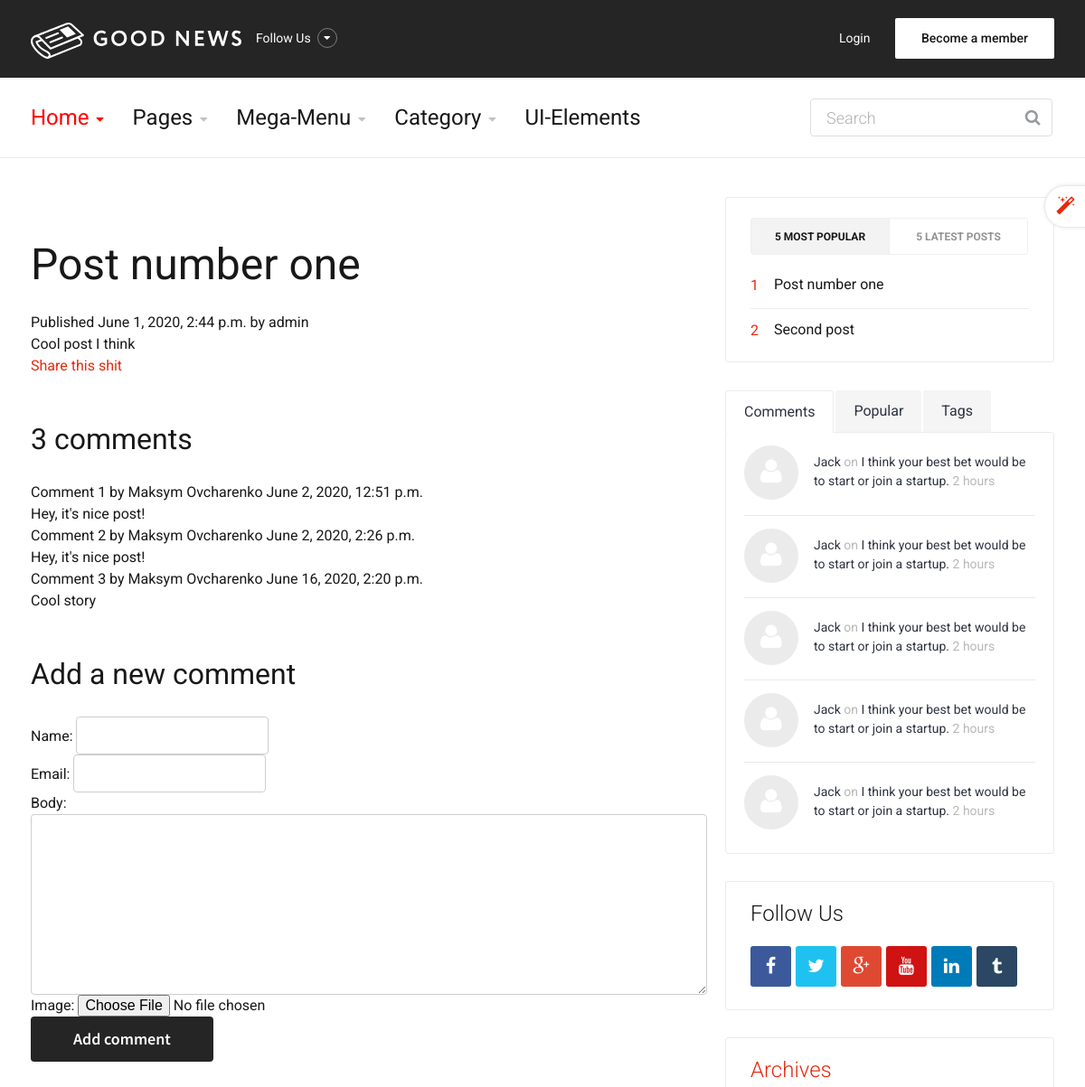
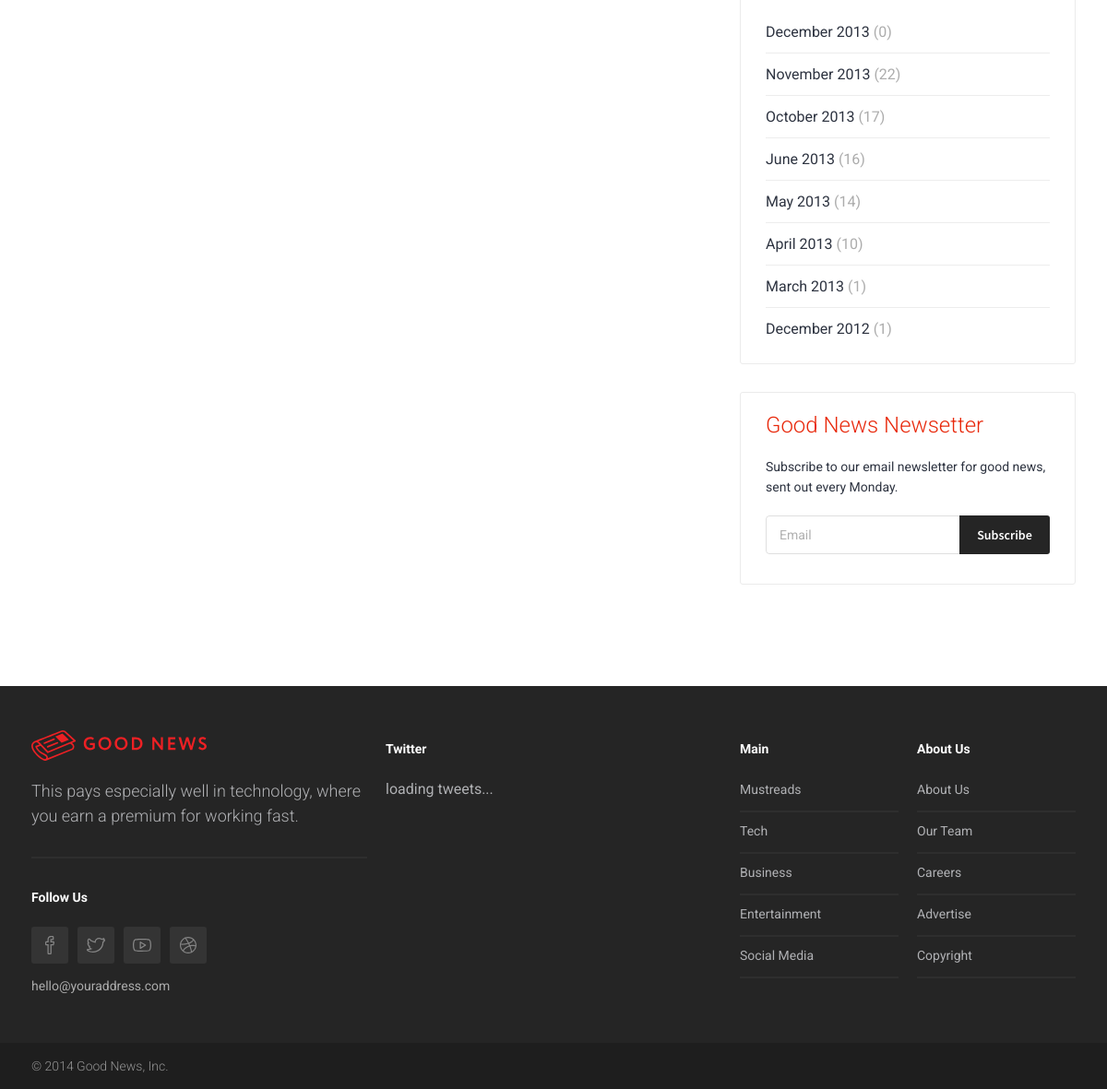
Screenshot of /blog/2020/6/1/post-number-one/ with the database file from the repository (2 pictures, top to bottom).
### blog/models.py (models this page shows, shortened)
class Post(models.Model):
	STATUS_CHOICES = (
		('draft', 'Draft'),
		('published', 'Published'),
	)
	title = models.CharField(max_length=250)   # заголовок статьи
	slug = models.SlugField(max_length=250, unique_for_date='publish')   # формирования URL-ов в виде букв и цифр для улучшения распознавания поисковой системой
	author = models.ForeignKey(User, on_delete=models.CASCADE, related_name='blog_posts')   # автор публикации
	body = models.TextField()   # сама статья
	publish = models.DateTimeField(default=timezone.now)   # время когда опубликовано
	created = models.DateTimeField(auto_now_add=True)   # время создания
	updated = models.DateTimeField(auto_now=True)   # время редактирования
	status = models.CharField(max_length=10, choices=STATUS_CHOICES, default='draft')  # статус блога (например "опубликовано")
	objects = models.Manager()  # Менеджер по умолчанию
	published = PublishedManager()  # Новый менеджер
	tags = TaggableManager()
	class Meta:
		ordering = ('-publish',)  # сортировка статей по дате публикация (по убыванию)
	def get_absolute_url(self):
		return reverse('blog:post_detail', args=[self.publish.year, self.publish.month, self.publish.day, self.slug])

class Comment(models.Model):
	post = models.ForeignKey(Post, on_delete=models.CASCADE, related_name='comments')  # делаем отношение "один ко многим", что бы в статье можно было оставлять несколько комментариев
	name = models.CharField(max_length=80)
	email = models.EmailField()
	title = models.CharField(max_length=50)
	body = models.TextField()
	image = models.ImageField(upload_to='comments/images/', blank=True)
	created = models.DateTimeField(auto_now_add=True)
	updated = models.DateTimeField(auto_now=True)
	active = models.BooleanField(default=True)  # Добавляем булевое поле, что бы можно было скрывать определенные комментарии
	class Meta:
		ordering = ('created',)

### blog/views.py (the view)
# urls.py: path('<int:year>/<int:month>/<int:day>/<slug:post>/', views.post_detail, name='post_detail'),
def post_detail(request, year, month, day, post):  # делаем переход на определенный пост с небольшим описанием в виде даты добавления поста
	post = get_object_or_404(Post, slug=post, status='published', publish__year=year, publish__month=month, publish__day=day)
	comments = post.comments.filter(active=True)
	new_comment = None
	if request.method == 'POST':
		comment_form = CommentForm(request.POST, request.FILES)
		if comment_form.is_valid():
			new_comment = comment_form.save(commit=False)
			new_comment.post = post
			new_comment.save()
			return render(request, 'blog/post/detail.html', {'post': post, 'comments': comments, 'new_comment': new_comment, 'comment_form': comment_form})
	else:
		comment_form = CommentForm()
		return render(request, 'blog/post/detail.html', {'post': post, 'comments': comments, 'new_comment': new_comment, 'comment_form': comment_form})  #

### blog/forms.py
class CommentForm(forms.ModelForm):
 	class Meta:
 		model = Comment
 		fields = ('name', 'email', 'body', 'image')

### blog/models.py (called while the page is built)
	def get_queryset(self):
		return super().get_queryset().filter(status='published')

### blog/templatetags/blog_tags.py (called while the page is built)
@register.inclusion_tag('blog/post/latest_posts.html')
def show_latest_posts(count=5):
	latest_posts = Post.published.order_by('-publish')[:count]
	return {'latest_posts': latest_posts}

@register.simple_tag
def get_most_commented_posts(count=5):
	return Post.published.annotate(total_comments=Count('comments')).order_by('total_comments')[:count]

### blog/templates/blog/post/detail.html (shortened to what this page needs)
{% extends "blog/base.html" %}
{% block content %}
 	<h1>{{ post.title }}</h1>
 	<p class="date">Published {{ post.publish }} by {{ post.author }}</p>
 	{{ post.body|linebreaks }}
 	<p>
 		<a href="{% url 'blog:post_share' post.id %}">Share this shit</a>
	</p>
	{% with comments.count as total_comments %}
 		<h2>{{ total_comments }} comment{{ total_comments|pluralize }}</h2>
	{% endwith %}
	{% for comment in comments %}
 		<div class="comment">
 			<p class="info">
 				Comment {{ forloop.counter }} by {{ comment.name }}
 				{{ comment.created }}
 			</p>
			 {{ comment.body|linebreaks }}
 		</div>
	{% empty %}
 		<p>There are no comments yet.</p>
	{% endfor %}
	{% if new_comment %}
 		<h2>Your comment has been added.</h2>
	{% else %}
 		<h2>Add a new comment</h2>
 		<form action="." method="post" enctype="multipart/form-data">
 			{{ comment_form.as_p }}
 			<p><input type="submit" value="Add comment"></p>
 		</form>
	{% endif %}
{% endblock %}

### blog/templates/blog/base.html (shortened to what this page needs)
<!DOCTYPE html>
{% load blog_tags %}
{% load static %}
<head>
	<link rel="stylesheet" type="text/css" href="{% static 'css/bootstrap.css' %}" >
	<link rel="stylesheet" type="text/css" href="{% static 'css/style.css' %}">
    <link rel="stylesheet" type="text/css" href="{% static 'css/colors/color1.css' %}">
	<link rel="stylesheet" type="text/css" href="{% static 'css/animate.css' %}">
</head>
<body>
   	<header id="header" class="header">
	   	<div class="top-wrap">
			<div class="container">
				<div class="row">
					<div class="col-md-6">
		              	<div id="logo" class="logo">
							<a href="index.html" rel="home" title="home">
								<img src="{% static 'images/logo.svg' %}" alt="Good News" />
							</a>
		            	</div>
		            	<div class="follow-us">
			            	<div class="follow-title">
			            		Follow Us
			            	</div>
		            	</div>
		            </div>
		            <div class="col-md-6">
		            	<div class="member-area">
		            		<span class="login-popup"><a href="#login-modal">Login</a></span>
		            		<span class="signup-popup"><a href="#signup-modal">Become a member</a></span>
		            	</div>
		            </div>
	            </div>
	         </div>
	   	</div>
		<div class="header-wrap">
		 <div class="container">
		    <div class="row">
				<div class="col-md-9">
					<nav id="mainnav" class="mainnav">
						<ul class="menu">
							<li class="has-children"><a class="active" href="index-2.html">Home</a>
							</li>
							<li class="has-children"><a href="#">Pages</a>
							</li>
							<li class="gn-mega-menu"><a href="category.html">Mega-Menu</a>
							</li>
							<li class="has-children"><a href="category.html">Category</a>
							</li>
							<li><a href="ui-elements.html">UI-Elements</a></li>
						</ul>
					</nav>
				</div>
				<div class="col-md-3">
					<div class="search-wrap">
						<form action="#" id="searchform" class="search-form" method="get" role="search">
							<input type="text" id="s" placeholder="Search" class="search-field">
							<input type="submit" value="&#xf002;" id="searchsubmit" class="search-submit">
						</form>
					</div>
				</div>
		    </div>
		 </div>
		</div>
	</header>
	<section id="main" class="category-page">
		<div class="container">
			<div class="row">
				<div class="col-md-8">
					<div class="post-wrap">
						<article class="post">
							<div class="content">
								{% block content %}{% endblock content %}
							</div>
						</article>
					</div>
				</div>
				<div class="col-md-4">
					<div class="sidebar-widget-1">
						<div class="widget widget-tabs2">
							<div class="tabs style2">
								<ul class="menu-tab">
									<li class="active"><a href="#">5 Most Popular</a></li>
								   	<li><a href="#">5 Latest Posts</a></li>
								</ul>
								<div class="content-tab">
								   	<div class="content">
										{% get_most_commented_posts as most_commented_posts %}
											<ul class="most-popular">
												{% for post in most_commented_posts %}
													<li>
														<div class="order">{{ post.id }}</div>
														<p><a href="{{ post.get_absolute_url }}">{{ post.title }}</a></p>
													</li>
												{% endfor %}
											</ul>
								   	</div>
								</div>
							</div>
						</div>
						<div class="widget widget-tabs">
							<div class="tabs">
								<ul class="menu-tab">
									<li class="active"><a href="#">Comments</a></li>
								   	<li><a href="#">Popular</a></li>
								   	<li><a href="#">Tags</a></li>
								</ul>
								<div class="content-tab">
								   	<div class="content">
										<ul class="comments">
											<li>
												<div class="avatar">
													<a href="#"><img src="{% static 'images/user.jpg' %}" alt="image"></a>
												</div>
												<p><a href="#">Jack</a> on <a href="#">I think your best bet would be to start or join a startup.</a> 2 hours</p>
											</li>
											<li>
												<div class="avatar">
													<a href="#"><img src="{% static 'images/user.jpg' %}" alt="image"></a>
												</div>
												<p><a href="#">Jack</a> on <a href="#">I think your best bet would be to start or join a startup.</a> 2 hours</p>
											</li>
											<li>
												<div class="avatar">
													<a href="#"><img src="{% static 'images/user.jpg' %}" alt="image"></a>
												</div>
												<p><a href="#">Jack</a> on <a href="#">I think your best bet would be to start or join a startup.</a> 2 hours</p>
											</li>
											<li>
												<div class="avatar">
													<a href="#"><img src="{% static 'images/user.jpg' %}" alt="image"></a>
												</div>
												<p><a href="#">Jack</a> on <a href="#">I think your best bet would be to start or join a startup.</a> 2 hours</p>
											</li>
											<li>
												<div class="avatar">
													<a href="#"><img src="{% static 'images/user.jpg' %}" alt="image"></a>
												</div>
												<p><a href="#">Jack</a> on <a href="#">I think your best bet would be to start or join a startup.</a> 2 hours</p>
											</li>
										</ul>
								   	</div>
								</div>
							</div>
						</div>
						<div class="widget widget-follow-us">
							<h5 class="widget-title text-dark">Follow Us</h5>
							<div class="socials">
								<a class="facebook" href="#"><i class="fa fa-facebook"></i></a>
								<a class="twitter" href="#"><i class="fa fa-twitter"></i></a>
								<a class="google" href="#"><i class="fa fa-google-plus"></i></a>
								<a class="youtube" href="#"><i class="fa fa-youtube"></i></a>
								<a class="linkedin" href="#"><i class="fa fa-linkedin"></i></a>
								<a class="tumblr" href="#"><i class="fa fa-tumblr"></i></a>
							</div>
						</div>
						<div class="widget widget-categories">
							<h5 class="widget-title">Archives</h5>
							<ul class="cat-list">
								<li><a href="#">December 2013 <span>(0)</span></a></li>
								<li><a href="#">November 2013 <span>(22)</span></a></li>
								<li><a href="#">October 2013 <span>(17)</span></a></li>
								<li><a href="#">June 2013 <span>(16)</span></a></li>
								<li><a href="#">May 2013 <span>(14)</span></a></li>
								<li><a href="#">April 2013 <span>(10)</span></a></li>
								<li><a href="#">March 2013 <span>(1)</span></a></li>
								<li><a href="#">December 2012 <span>(1)</span></a></li>
							</ul>
						</div>
						<div class="widget widget-subscribe">
							<h5 class="widget-title">Good News Newsetter</h5>
							<p>Subscribe to our email newsletter for good news, sent out every Monday.</p>
							<form method="post" action="#" id="subscribe-form" data-mailchimp="true">
								<div id="subscribe-content">
									<div class="input">
									   <input type="text" id="subscribe-email" name="subscribe-email" placeholder="Email">
									</div>
									<div class="button">
									   <button type="button" id="subscribe-button" class="" title="Subscribe now">Subscribe</button>
									</div>
								</div>
							</form>
						</div>
					</div>
				</div>
			</div>
		</div>
	</section>
	<footer id="footer">
		<div class="footer-widgets">
			<div class="container">
				<div class="row">
					<div class="col-md-4">
						<div class="widget widget-brand">
							<div class="logo logo-footer">
								<a href="#"><img src="{% static 'images/logo-footer.svg' %}" alt="Good News"></a>
							</div>
							<p>This pays especially well in technology, where you earn a premium for working fast.</p>
						</div>
						<div class="widget widget-social">
							<h5 class="widget-title">Follow Us</h5>
							<div class="social-list">
								<a href="#"><img src="{% static 'images/facebook.svg' %}" alt="image"></a>
								<a href="#"><img src="{% static 'images/twitter.svg' %}" alt="image"></a>
								<a href="#"><img src="{% static 'images/youtube.svg' %}" alt="image"></a>
								<a href="#"><img src="{% static 'images/dribbble.svg' %}" alt="image"></a>
							</div>
							<a class="email" href="#">hello@youraddress.com</a>
						</div>
					</div>
					<div class="col-md-4">
						<div class="widget widget-twitter">
							<h5 class="widget-title">Twitter</h5>
							<div class="latest-tweets" data-number="3" data-username="envato" data-modpath="twitter/index.html"></div>
						</div>
					</div>
					<div class="col-md-2">
						<div class="widget widget-list">
							<h5 class="widget-title">Main</h5>
							<ul class="links-list">
								<li><a href="#">Mustreads</a></li>
								<li><a href="#">Tech</a></li>
								<li><a href="#">Business</a></li>
								<li><a href="#">Entertainment</a></li>
								<li><a href="#">Social Media</a></li>
							</ul>
						</div>
					</div>
					<div class="col-md-2">
						<div class="widget widget-list">
							<h5 class="widget-title">About Us</h5>
							<ul class="links-list">
								<li><a href="#">About Us</a></li>
								<li><a href="#">Our Team</a></li>
								<li><a href="#">Careers </a></li>
								<li><a href="#">Advertise</a></li>
								<li><a href="#">Copyright</a></li>
							</ul>
						</div>
					</div>
				</div>
			</div>
		</div>
		<div class="footer-copyright">
			<div class="container">
				<div class="row">
					<div class="col-md-12">
						&copy; 2014 Good News, Inc.
					</div>
				</div>
			</div>
		</div>
	</footer>
</body>
</html>

### blog/static/css/colors/color1.css (style rules this page uses)
a, a:hover, a:active, #mainnav ul.sub-menu > li > a:hover, #mainnav > ul > li > ul > li.active > a, #mainnav ul.sub-menu > li.has-children > a:hover:after, #mainnav li.gn-mega-menu .mega-item-wrap .mega-item h5 a:hover, #mainnav li.gn-mega-menu .nav-mega-item a:hover, #mainnav-mobi .social-mobi a:hover, .member-area .options li a:hover, .activity span a:hover, .activity span.comment a:hover:before, .banner .banner-items h4 a:hover, .sidebar-widget-1 .widget-title, .widget-most-popular .order, .most-popular .order, .widget-categories li a:hover, .comments-list .comment-head a:hover, .go-top:hover, .switcher-container span a, .toggle .toggle-title.active:before, .navigation-panel .close-nav:hover, .navigation-panel .close-nav:hover, .contact-page .contact-social li:hover i, .about-page .about-links li a:hover { color: #e8280b; }
button, input[type="button"], input[type="reset"], input[type="submit"], #mainnav-mobi > ul > li.menu-addon span.signup-link a, .top-wrap, .toggle-panel, .elements-box.red, .tabs .tags a:hover, .posts .load-comment a, .gn-button, .dropdown li:hover, .error-wrap #searchsubmit, .tabs.style2 .content-tab.scroll li:hover:before, .about-page .about-twitter .follow-us, .flex-control-nav li a.flex-active { background-color: #252525; }
#mainnav > ul > li > a:hover, #mainnav > ul > li > a.active, #mainnav > ul > li.has-children > a:hover:after, #mainnav > ul > li.has-children > a.active:after, #mainnav > ul > li.gn-mega-menu > a:hover:after, .trending-posts .post h3 a:hover, .widget-recent .content a:hover, .tabs .comments p a:hover, .tabs .pop-posts .text a:hover, .footer-widgets .widget-social .email:hover, .footer-widgets .widget-twitter li a:hover, .footer-widgets .widget-list li a:hover, .widget-most-popular li a:hover, .most-popular li a:hover, .tabs.style2 .content-tab.scroll li:hover:before { color: #ff0202; }

### rows the page displays
Post: title "Post number one", publish "June 1, 2020, 2:44 p.m.", author "admin", body "Cool post I think", id "1"
Comment: name "Maksym Ovcharenko", created "June 2, 2020, 12:51 p.m.", body "Hey, it's nice post!"
Comment: name "Maksym Ovcharenko", created "June 2, 2020, 2:26 p.m.", body "Hey, it's nice post!"
Comment: name "Maksym Ovcharenko", created "June 16, 2020, 2:20 p.m.", body "Cool story"
Post: id "2", title "Second post"

### other values shown
{{ total_comments }} "3"
